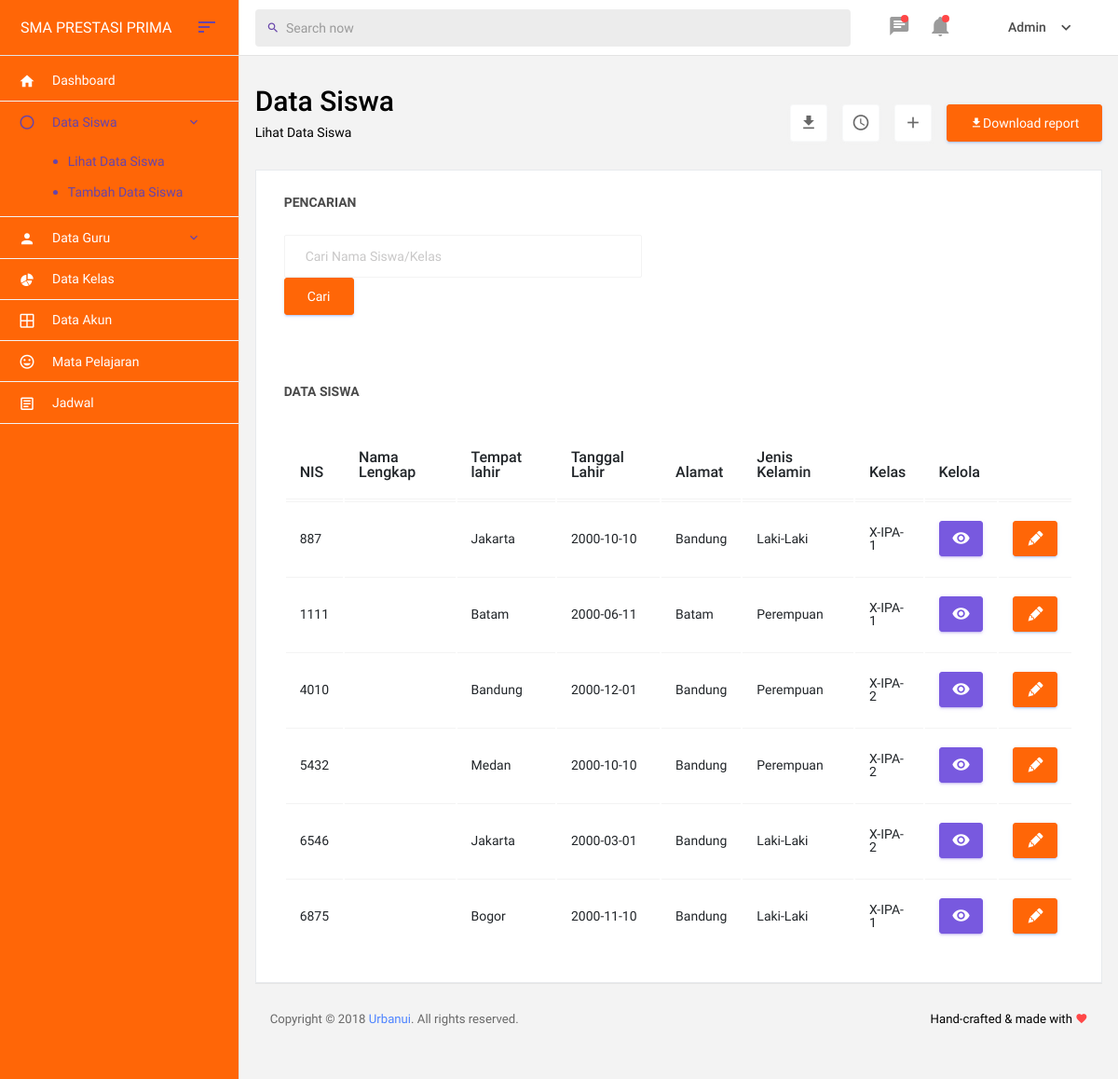
The page /index.php/admin/datasiswa on the database its author committed.
### tables this page shows
CREATE TABLE `siswa` (
  `nis` int(11) NOT NULL,
  `nama_siswa` varchar(50) NOT NULL,
  `username` varchar(50) NOT NULL,
  `tempat_lahir` varchar(50) NOT NULL,
  `tanggal_lahir` date NOT NULL,
  `alamat` text NOT NULL,
  `nohp_siswa` varchar(15) NOT NULL,
  `jenis_kelamin` varchar(50) NOT NULL,
  `agama` varchar(20) NOT NULL,
  `foto_siswa` varchar(100) NOT NULL,
  `isi` int(1) NOT NULL,
  `id_user` int(11) NOT NULL,
  `id_kelas` int(11) NOT NULL
);

CREATE TABLE `kelas` (
  `id_kelas` int(11) NOT NULL,
  `nama_kelas` varchar(100) NOT NULL,
  `id_thn` int(11) NOT NULL
);

### application/controllers/Admin.php (called while the page is built, shortened)
<?php
class Admin extends CI_Controller
{
	public function __construct()
	{
		$this->load->helper(array('url'));
		$this->load->database();
		$this->load->model('M_data');
	}
	public function datasiswa()
	{
		$data['siswa'] = $this->M_data->get_datasiswa('siswa')->result();
		$this->load->view('admin/head');
		$this->load->view('admin/header');
		$this->load->view('admin/datasiswa', $data);
		$this->load->view('admin/footer');
		$this->load->view('admin/js');
	}
}

### index.php (called while the page is built, shortened)
<?php
require_once BASEPATH.'core/CodeIgniter.php';

### application/models/M_data.php (called while the page is built, shortened)
<?php
class M_data extends CI_Model{
    public function get_datasiswa($table){
        $this->db->from($table);
        $this->db->join('kelas','kelas.id_kelas=siswa.id_kelas');
        $this->db->where('siswa.id_kelas =kelas.id_kelas');
        return $this->db->get();
    }
}
?>

### application/views/admin/datasiswa.php (the view, shortened to what this page needs)
<div class="main-panel">
  <div class="content-wrapper">
    <div class="row">
      <div class="col-md-12 grid-margin">
        <div class="d-flex justify-content-between flex-wrap">
          <div class="d-flex align-items-end flex-wrap">
            <div class="mr-md-3 mr-xl-5">
              <h2>Data Siswa</h2>
              <p class="mb-md-0">Lihat Data Siswa
              </p>
            </div>
          </div>
          <div class="d-flex justify-content-between align-items-end flex-wrap">
            <button type="button" class="btn btn-light bg-white btn-icon mr-3 d-none d-md-block ">
              <i class="mdi mdi-download text-muted"></i>
            </button>
            <button type="button" class="btn btn-light bg-white btn-icon mr-3 mt-2 mt-xl-0">
              <i class="mdi mdi-clock-outline text-muted"></i>
            </button>
            <button type="button" class="btn btn-light bg-white btn-icon mr-3 mt-2 mt-xl-0">
              <i class="mdi mdi-plus text-muted"></i>
            </button>
            <button class="btn btn-primary mt-2 mt-xl-0 mdi mdi-download">Download report</button>
          </div>
        </div>
      </div>
    </div>
    <div class="row">
      <div class="col-md-12 stretch-card">
        <div class="card">
          <div class="row">
            <div class="col-md-6">
              <div class="card-body">
                <div class="template-demo">
                  <?php echo form_open('admin/search')?>
                  <div class="form-group">
                    <p class="card-title">Pencarian</p>
                    <input type="text" name="keyword" class="form-control" placeholder="Cari Nama Siswa/Kelas">
                    <button type="submit" name="search" value="cari" class="btn btn-primary">Cari</button>
                  </div>
                </div>
              </div>
            </div>
          </div>
          <div class="row">
            <div class="col-md-12 stretch-card">
              <div class="card-body">
                <p class="card-title">Data Siswa</p>
                <div class="table-responsive">
                  <table id="recent-purchases-listing" class="table">
                    <thead>
                      <tr>
                        <th>NIS</th>
                        <th>Nama Lengkap</th>
                        <th>Tempat lahir</th>
                        <th>Tanggal Lahir</th>
                        <th>Alamat</th>
                        <th>Jenis Kelamin</th>
                        <th>Kelas</th>
                        <th colspan="2">Kelola</th>
                      </tr>
                    </thead>
                    <tbody>
                      <?php foreach ($siswa as $datasiswa) : ?>
                      <tr>
                        <td><?php echo $datasiswa->nis?></td>
                        <td><?php echo $datasiswa->nama_lengkap?></td>
                        <td><?php echo $datasiswa->tempat_lahir?></td>
                        <td><?php echo $datasiswa->tanggal_lahir?></td>
                        <td><?php echo $datasiswa->alamat?></td>
                        <td><?php echo $datasiswa->jenis_kelamin?></td>
                        <td><?php echo $datasiswa->nama_kelas?></td>
                        <td width="20px"><?php echo anchor('admin/detailsiswa/' . $datasiswa->nis, '<div class="btn btn-sm btn-info"><i class="mdi mdi-eye"></i></div>');?></td>
                        <td width="20px"><div class="btn btn-sm btn-primary"><i class=" mdi mdi-lead-pencil"></i></div></td>
                      </tr>
                    </tbody>
                    <?php endforeach;?>
                  </table>
                </div>
              </div>
            </div>
          </div>
        </div>
      </div>
    </div>

### application/views/admin/head.php (shortened to what this page needs)
<!DOCTYPE html>
<html lang="en">
<head>
  <link rel="stylesheet" href="<?= base_url('assets/mdi/css/materialdesignicons.min.css');?>">
  <link rel="stylesheet" href="<?= base_url('assets/base/vendor.bundle.base.css');?>">
  <link rel="stylesheet" href="<?= base_url('assets/datatables.net-bs4/dataTables.bootstrap4.css');?>">
  <link rel="stylesheet" href="<?= base_url('css/style.css');?>">
</head>

### application/views/admin/header.php (shortened to what this page needs)
<div class="container-scroller">
    <nav class="navbar col-lg-12 col-12 p-0 fixed-top d-flex flex-row">
      <div class="navbar-brand-wrapper d-flex justify-content-center">
        <div class="navbar-brand-inner-wrapper d-flex justify-content-between align-items-center w-100">
          <a class="navbar-link text-white" href="<?= base_url('admin/index')?>">SMA PRESTASI PRIMA</a>
          <button class="navbar-toggler navbar-toggler align-self-center" type="button" data-toggle="minimize">
            <span class="mdi mdi-sort-variant"></span>
          </button>
        </div>
      </div>
      <div class="navbar-menu-wrapper d-flex align-items-center justify-content-end">
        <ul class="navbar-nav mr-lg-4 w-100">
          <li class="nav-item nav-search d-none d-lg-block w-100">
            <div class="input-group">
              <div class="input-group-prepend">
                <span class="input-group-text" id="search">
                  <i class="mdi mdi-magnify"></i>
                </span>
              </div>
              <input type="text" class="form-control" placeholder="Search now" aria-label="search" aria-describedby="search">
              </div>
            </li>
          </ul>
          <ul class="navbar-nav navbar-nav-right">
            <li class="nav-item dropdown mr-1">
              <a class="nav-link count-indicator dropdown-toggle d-flex justify-content-center align-items-center" id="messageDropdown" href="#" data-toggle="dropdown">
                <i class="mdi mdi-message-text mx-0"></i>
                <span class="count"></span>
              </a>
            </li>
            <li class="nav-item dropdown mr-4">
              <a class="nav-link count-indicator dropdown-toggle d-flex align-items-center justify-content-center notification-dropdown" id="notificationDropdown" href="#" data-toggle="dropdown">
                <i class="mdi mdi-bell mx-0"></i>
                <span class="count"></span>
              </a>
            </li>
            <li class="nav-item nav-profile dropdown">
              <a class="nav-link dropdown-toggle" href="#" data-toggle="dropdown" id="profileDropdown">
                <span class="nav-profile-name">Admin</span>
              </a>
            </li>
          </ul>
        </div>
    </nav>
    <div class="container-fluid page-body-wrapper">
      <nav class="sidebar sidebar-offcanvas" id="sidebar">
        <ul class="nav">
          <li class="nav-item">
            <a class="nav-link" href="<?= base_url('admin/index')?>">
              <i class="mdi mdi-home menu-icon"></i>
              <span class="menu-title">Dashboard</span>
            </a>
          </li>
          <li class="nav-item">
            <a class="nav-link" data-toggle="collapse" href="#ui-basic" aria-expanded="false" aria-controls="ui-basic">
              <i class="mdi mdi-circle-outline menu-icon"></i>
              <span class="menu-title">Data Siswa</span>
              <i class="menu-arrow"></i>
            </a>
            <div class="collapse" id="ui-basic">
              <ul class="nav flex-column sub-menu">
                <li class="nav-item"> <a class="nav-link" href="<?= base_url('admin/datasiswa');?>">Lihat Data Siswa</a></li>
                <li class="nav-item"> <a class="nav-link" href="<?= base_url('admin/tambahdatasiswa');?>">Tambah Data Siswa</a></li>
              </ul>
            </div>
          </li>
          <li class="nav-item">
            <a class="nav-link" data-toggle="collapse" href="#auth" aria-expanded="false" aria-controls="auth">
              <i class="mdi mdi-account menu-icon"></i>
              <span class="menu-title">Data Guru</span>
              <i class="menu-arrow"></i>
            </a>
          </li>
          <li class="nav-item">
            <a class="nav-link" href="<?= base_url('admin/datakelas');?>">
              <i class="mdi mdi-chart-pie menu-icon"></i>
              <span class="menu-title">Data Kelas</span>
            </a>
          </li>
          <li class="nav-item">
            <a class="nav-link" href="<?= base_url('admin/akunsiswa');?>">
              <i class="mdi mdi-grid-large menu-icon"></i>
              <span class="menu-title">Data Akun</span>
            </a>
          </li>
          <li class="nav-item">
            <a class="nav-link" href="<?= base_url('admin/mapel');?>">
              <i class="mdi mdi-emoticon menu-icon"></i>
              <span class="menu-title">Mata Pelajaran</span>
            </a>
          </li>
          <li class="nav-item">
            <a class="nav-link" href="<?= base_url('admin/jadwal');?>">
              <i class="mdi mdi-file-document-box-outline menu-icon"></i>
              <span class="menu-title">Jadwal</span>
            </a>
          </li>
        </ul>
      </nav>

### application/views/admin/footer.php
<footer class="footer">
          <div class="d-sm-flex justify-content-center justify-content-sm-between">
            <span class="text-muted text-center text-sm-left d-block d-sm-inline-block">Copyright © 2018 <a href="https://www.urbanui.com/" target="_blank">Urbanui</a>. All rights reserved.</span>
            <span class="float-none float-sm-right d-block mt-1 mt-sm-0 text-center">Hand-crafted & made with <i class="mdi mdi-heart text-danger"></i></span>
          </div>
  </footer>

### rows shown on the page
siswa: nis "887", tempat_lahir "Jakarta", tanggal_lahir "2000-10-10", alamat "Bandung", jenis_kelamin "Laki-Laki", id_kelas.nama_kelas "X-IPA-1"
siswa: nis "1111", tempat_lahir "Batam", tanggal_lahir "2000-06-11", alamat "Batam", jenis_kelamin "Perempuan", id_kelas.nama_kelas "X-IPA-1"
siswa: nis "4010", tempat_lahir "Bandung", tanggal_lahir "2000-12-01", alamat "Bandung", jenis_kelamin "Perempuan", id_kelas.nama_kelas "X-IPA-2"
siswa: nis "5432", tempat_lahir "Medan", tanggal_lahir "2000-10-10", alamat "Bandung", jenis_kelamin "Perempuan", id_kelas.nama_kelas "X-IPA-2"
siswa: nis "6546", tempat_lahir "Jakarta", tanggal_lahir "2000-03-01", alamat "Bandung", jenis_kelamin "Laki-Laki", id_kelas.nama_kelas "X-IPA-2"
siswa: nis "6875", tempat_lahir "Bogor", tanggal_lahir "2000-11-10", alamat "Bandung", jenis_kelamin "Laki-Laki", id_kelas.nama_kelas "X-IPA-1"
